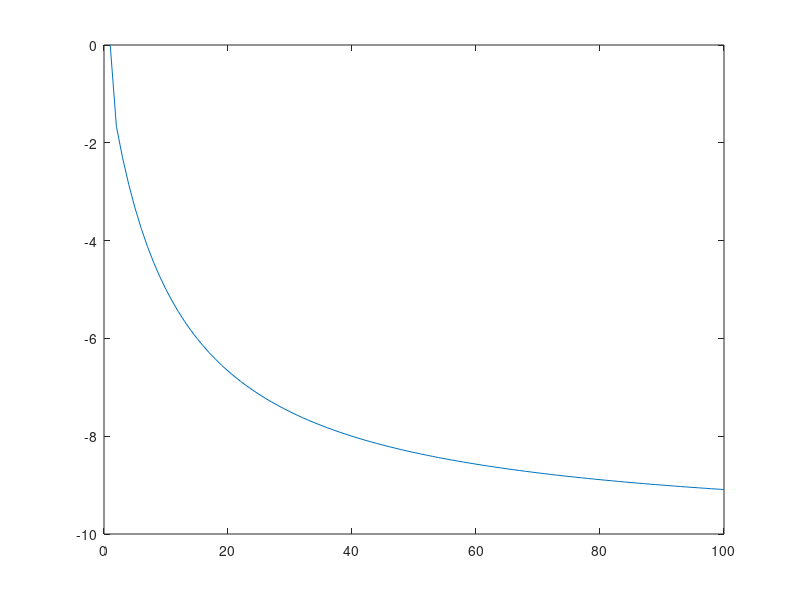

Write MATLAB code to recreate this figure.
% GP-SARSA
clear all;
close all;

theta = 1;
wn = 0.1;
Sigma = wn;
%step one
Q = 0;
alpha = 0;
r1 = -1;
gamma = 0.9;
Rvec = r1;
r2 = -0.9;

%repeat 
max_iter = 100;
Qstack = zeros(1,max_iter);
for i = 2:max_iter
    
    Rvec = [Rvec; r1];
    H = [eye(i),zeros(i,1)];
    temp = [zeros(i,1),eye(i)*(-gamma)];
    H = H+temp;
    K = ones(i+1);
    Sigma = wn*eye(i);
    alpha = H' * (H * K * H' + Sigma)^-1 * Rvec;
    Qstack(i) = sum(alpha);
end

plot(Qstack)